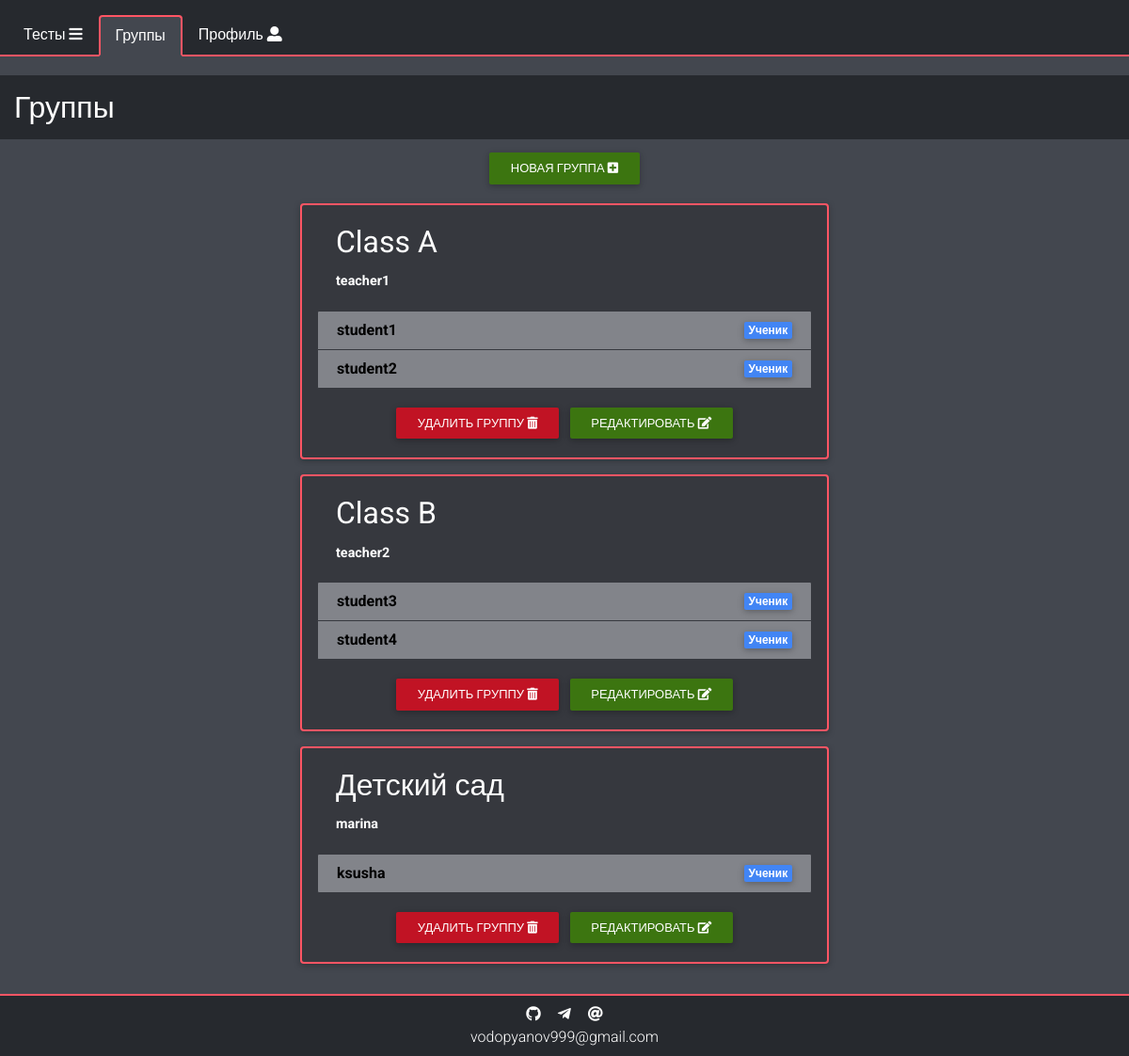
The app's page /groups (signed in) with its own data.
### data/groups.py (models this page shows, shortened)
class Group(SqlAlchemyBase):
    __tablename__ = 'groups'
    id = sqlalchemy.Column(sqlalchemy.Integer,
                           primary_key=True, autoincrement=True)
    name = sqlalchemy.Column(sqlalchemy.Text, nullable=True)
    creator_id = sqlalchemy.Column(sqlalchemy.Integer, sqlalchemy.ForeignKey("users.id"))
    creator = orm.relation("User")
    users = orm.relation("User",
                         secondary="groups_to_users")
    tests = orm.relation("Test",
                         secondary="groups_to_tests",
                         backref="group")

### data/users.py (models this page shows, shortened)
class User(SqlAlchemyBase, UserMixin):
    __tablename__ = 'users'
    id = sqlalchemy.Column(sqlalchemy.Integer,
                           primary_key=True, autoincrement=True)
    nickname = sqlalchemy.Column(sqlalchemy.String, unique=True, nullable=False)
    hashed_password = sqlalchemy.Column(sqlalchemy.String, nullable=True)
    creator_id = sqlalchemy.Column(sqlalchemy.Integer, sqlalchemy.ForeignKey("users.id"))
    type_id = sqlalchemy.Column(sqlalchemy.Integer,
                                sqlalchemy.ForeignKey("user_types.id"), default=3)
    secret_code = sqlalchemy.Column(sqlalchemy.String, nullable=False)
    chat_id = sqlalchemy.Column(sqlalchemy.Integer, nullable=True, default=0)
    results = orm.relation("Result", back_populates='user')
    user_type = orm.relation("UserType")
    notifications = orm.relation("Notification", back_populates='user')
    created = orm.relation("User")
    tests = orm.relation("Test", back_populates='creator')
    created_groups = orm.relation("Group", back_populates='creator')
    groups = orm.relation("Group",
                          secondary="groups_to_users")

### data/user_type.py (models this page shows, shortened)
class UserType(SqlAlchemyBase, UserMixin):
    __tablename__ = 'user_types'
    id = sqlalchemy.Column(sqlalchemy.Integer,
                           primary_key=True, autoincrement=True)
    name = sqlalchemy.Column(sqlalchemy.String, nullable=False)
    users = orm.relation("User", back_populates="user_type")

### main.py (the view)
@app.route("/groups")
@login_required
def get_groups():
    try:
        code = 0
        db = db_session.create_session()
        groups = db.query(Group).all()
        if current_user.type_id == 3:
            groups = list(group for group in groups if current_user in group.users)
        if not groups:
            code = 1
        return render_template("all_groups.html",
                               title='Группы',
                               groups=groups,
                               other="/groups",
                               other_title='Группы',
                               code=code)
    except sa.orm.exc.DetachedInstanceError:
        return redirect("/groups")

### data/db_session.py (called while the page is built)
def create_session() -> Session:
    global __factory
    return __factory()

### main.py (called while the page is built)
@login_manager.user_loader
def load_user(user_id):
    session = db_session.create_session()
    session.expire_on_commit = False
    return session.query(User).get(user_id)

### templates/all_groups.html (shortened to what this page needs)
{% extends "base.html" %}
{% block content %}
<div class="row">
    <h2 class="header col-12">{{title}}</h2>
    {% if current_user.type_id in (1, 2) %}
    <div class="col-12 text-center mb-3">
        <a href="/create_group" class="m-1 mx-auto btn btn-success">Новая группа <i class="fas fa-plus-square"></i></a>
    </div>
    {% endif %}
    {% if code == 0%}
    <div class="col-12 col-md-10 col-lg-8 col-xl-6 mx-auto">
        {% for group in groups %}
        <div class="group-container mx-auto px-1 pb-3" id="{{group.id}}">
            <div class="card px-3 py-0">
                <div class="card-body align-items-center">
                    <h2 class="card-title d-flex justify-content-between align-items-center">
                        {{group.name}}
                    </h2>
                    <p class="card-text {% if current_user == group.creator %}list-item-dark font-light no-hover p-1 rounded {% endif %}">
                        <b>
                            {{group.creator.nickname}}
                        </b>
                    </p>
                </div>
                <ul class="list list-group pb-3">
                    {% if group.users %}
                        {% for user in group.users %}
                        <li class="list-group-item py-2 d-flex justify-content-between align-items-center
                        ">
                            <b>
                                {% if current_user == user or user in current_user.created or current_user.type_id == 1 %}
                                <a class="{% if current_user == user %} font-light {% else %} font-dark {% endif %}"
                                    href="/user_statistics/{{user.id}}">
                                    {{user.nickname}}{% if current_user == user %}(Вы){% endif %}
                                </a>
                                {% else %}
                                    {{user.nickname}}{% if current_user == user %}(Вы){% endif %}
                                {% endif %}
                            </b>
                            <span class="badge badge-primary">{{user.user_type.name}}</span>
                        </li>
                        {% endfor %}
                    {% else %}
                        <li class="list-group-item danger py-2">Пользователей ещё нет</li>
                    {% endif %}
                </ul>
                {% if current_user.type_id == 1 or current_user == group.creator %}
                <div class="text-center mb-3">
                    <a href="/delete_group/{{group.id}}" class="m-1 btn btn-danger">Удалить группу <i class="fas fa-trash-alt"></i></a>
                    <a href="/groups/{{group.id}}" class="m-1 btn btn-success">Редактировать <i class="fas fa-edit"></i></a>
                </div>
                {% elif current_user.type_id != 3 %}
                <div class="text-center mb-3">
                    <a href="/groups/{{group.id}}" class="m-1 btn btn-primary">Просмотреть <i class="fas fa-eye"></i></a>
                </div>
                {% endif %}
            </div>
        </div>
        {% endfor %}
        {% elif code == 1%}
        <div class="alert alert-danger col-11 my-4 mx-auto">
            <h3>Пусто!</h3>
            <p>Похоже, групп нет</p>
        </div>
        {% endif %}
    </div>
</div>
{% endblock %}

### static/css/variables.css (style rules this page uses)
:root { --a: #26292e; --b: #ff5564; --c: #36383e; --d: #60636a; --e: #51535c; --f: #82848a; --g: #43474f; --background: var(--g); --font-dark: #000; --font-light: #fff; --link-font: #44a4ff; --test-border: var(--a); --test-font: #fff; --test-description-font: #d8d8d8; --test-background: var(--d); --question-border: var(--a); --question-border-chosen: var(--b); --question-background: var(--c); --question-answer-background: var(--f); --question-chosen: #659e3a; --question-font: #fff; --question-font-header: #e0e0e0; --question-answer-font: #000; --result-border: var(--f); --result-background-dark: var(--a); --result-background-light: var(--c); --result-font: #fff; --result-correct: #629c53; --result-incorrect: #7d4949; --result-font-correct: #fff; --nav-border: var(--b); --nav-border-hover: var(--a); --nav-border-width: 2px; --nav-background: var(--a); --nav-background-active: var(--g); --nav-background-hover: var(--c); --nav-font: #fff; --nav-font-active: #fff; --nav-font-hover: #fff; --list-item-border: var(--c); --list-item-font: #fff; --list-item-notification-font: #000; --list-item-dark-font-hover: #000; --list-item-background: var(--f); --list-item-background-dark: var(--e); --list-item-notification-background: #bfbfbf; --list-item-background-dark-hover: var(--f); --list-item-profile-font-hover: #fff; --list-item-profile-background-hover: var(--f); --list-item-danger: #dc3545; --header-background: var(--a); --header-font: #fff; --success: #3c7510; --btn-danger: #c11324; --delete-link: #b70000; --contacts-background: var(--a); --contacts-font: #fff; --contacts-font-hover: #aaa; --card-background: var(--c); --card-border: var(--b); --card-font: #fff; }

### static/css/list-items.css (style rules this page uses)
.list-group-item { background-color: var(--list-item-background); border-color: var(--list-item-border); margin: 0; cursor: default; }
.list-group-item a { text-decoration: none; }

### static/css/utilities.css (style rules this page uses)
html { overflow: auto; }
body { background-color: var(--background); overflow-y: scroll; overflow-x: hidden; font-family: "Roboto",sans-serif; font-weight: 300; }
.font-dark { color: var(--font-dark)!important; }
.header { margin-top: 20px; padding: 15px; background-color: var(--header-background); margin-bottom: 10px; color: var(--header-font); }
.card-text { cursor: default; }
.btn { padding: .44rem 1.4rem; }
.btn-danger { background-color: var(--btn-danger)!important; }
.btn-success { background-color: var(--success)!important; border: var(--success)!important; }
.card-title, .card-text { color: var(--card-font)!important; }
.card { background-color: var(--card-background); border: 2px solid var(--card-border); }

### records on screen
Group: name "Class A", creator.nickname "teacher1"
User: nickname "student1", user_type.name "Ученик"
User: nickname "student2", user_type.name "Ученик"
Group: name "Class B", creator.nickname "teacher2"
User: nickname "student3", user_type.name "Ученик"
User: nickname "student4", user_type.name "Ученик"
Group: name "Детский сад", creator.nickname "marina"
User: nickname "ksusha", user_type.name "Ученик"

### other values on screen
{{ other_title }} "Группы"
{{ title }} "Группы"
